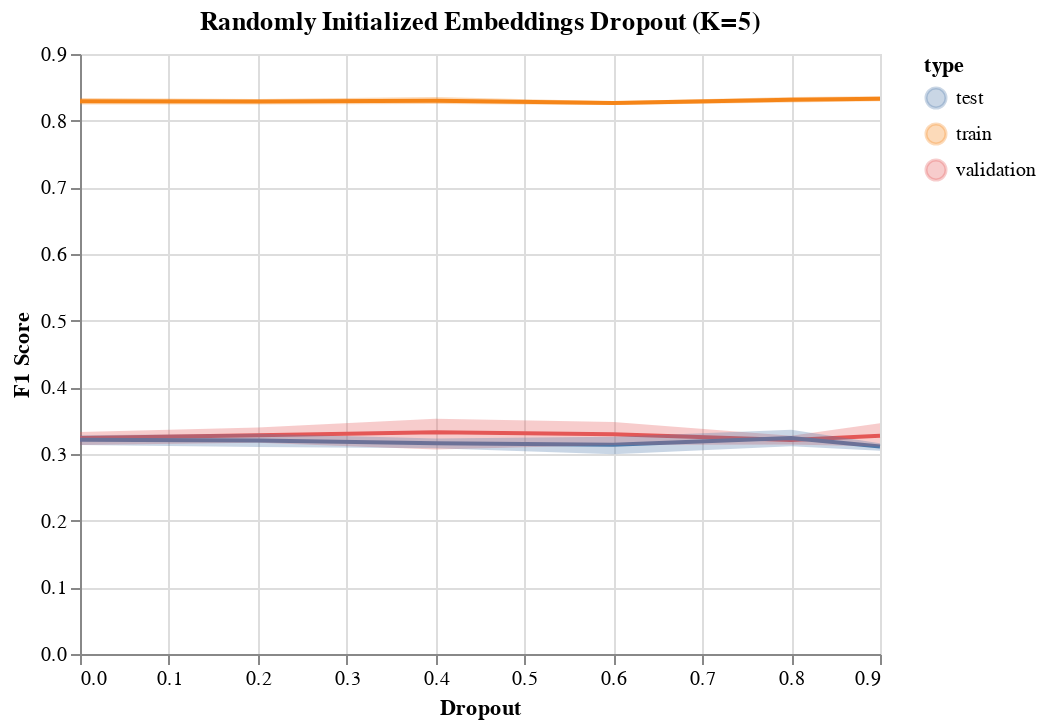

Notebook cell for this chart:
### Code cell
line = alt.Chart(validation_results[(validation_results.model == 'Randomly Initialized Embeddings') & (validation_results.hidden_neurons == 300) & (validation_results.epochs == 1000)]).mark_line().encode(
    x=alt.X('dropout'),
    y=alt.Y('mean(f1)'),
    color=alt.Color('type')
)

band = alt.Chart(validation_results[(validation_results.model == 'Randomly Initialized Embeddings') & (validation_results.hidden_neurons == 300) & (validation_results.epochs == 1000)]).mark_errorband(extent='ci').encode(
    x=alt.X('dropout', title='Dropout'),
    y=alt.Y('f1', title='F1 Score'),
    color=alt.Color('type')
)

(line + band).properties(title='Randomly Initialized Embeddings Dropout (K=5)')

### Figure 1 — Vega-Lite specification as saved in the notebook (floating-point values rounded to 4 significant figures)
{"config": {"view": {"continuousWidth": 400, "continuousHeight": 300}}, "layer": [{"data": {"name": "data-bd8c1a55dce736d8f3dcea894a3f567d"}, "mark": "line", "encoding": {"color": {"field": "type", "type": "nominal"}, "x": {"field": "dropout", "type": "quantitative"}, "y": {"aggregate": "mean", "field": "f1", "type": "quantitative"}}}, {"data": {"name": "data-bd8c1a55dce736d8f3dcea894a3f567d"}, "mark": {"type": "errorband", "extent": "ci"}, "encoding": {"color": {"field": "type", "type": "nominal"}, "x": {"field": "dropout", "title": "Dropout", "type": "quantitative"}, "y": {"field": "f1", "title": "F1 Score", "type": "quantitative"}}}], "title": "Randomly Initialized Embeddings Dropout (K=5)", "$schema": "https://vega.github.io/schema/vega-lite/v4.17.0.json", "datasets": {"data-bd8c1a55dce736d8f3dcea894a3f567d": [{"model": "Randomly Initialized Embeddings", "variable": "neurons", "epochs": 1000, "batch_norm": false, "dropout": 0.0, "hidden_neurons": 300, "hidden_layers": 1, "f1": 0.8355, "type": "train"}, {"model": "Randomly Initialized Embeddings", "variable": "neurons", "epochs": 1000, "batch_norm": false, "dropout": 0.0, "hidden_neurons": 300, "hidden_layers": 1, "f1": 0.3344, "type": "validation"}, {"model": "Randomly Initialized Embeddings", "variable": "neurons", "epochs": 1000, "batch_norm": false, "dropout": 0.0, "hidden_neurons": 300, "hidden_layers": 1, "f1": 0.3233, "type": "test"}, {"model": "Randomly Initialized Embeddings", "variable": "neurons", "epochs": 1000, "batch_norm": false, "dropout": 0.0, "hidden_neurons": 300, "hidden_layers": 1, "f1": 0.8152, "type": "train"}, {"model": "Randomly Initialized Embeddings", "variable": "neurons", "epochs": 1000, "batch_norm": false, "dropout": 0.0, "hidden_neurons": 300, "hidden_layers": 1, "f1": 0.2962, "type": "validation"}, {"model": "Randomly Initialized Embeddings", "variable": "neurons", "epochs": 1000, "batch_norm": false, "dropout": 0.0, "hidden_neurons": 300, "hidden_layers": 1, "f1": 0.3299, "type": "test"}, {"model": "Randomly Initialized Embeddings", "variable": "neurons", "epochs": 1000, "batch_norm": false, "dropout": 0.0, "hidden_neurons": 300, "hidden_layers": 1, "f1": 0.8363, "type": "train"}, {"model": "Randomly Initialized Embeddings", "variable": "neurons", "epochs": 1000, "batch_norm": false, "dropout": 0.0, "hidden_neurons": 300, "hidden_layers": 1, "f1": 0.3213, "type": "validation"}, {"model": "Randomly Initialized Embeddings", "variable": "neurons", "epochs": 1000, "batch_norm": false, "dropout": 0.0, "hidden_neurons": 300, "hidden_layers": 1, "f1": 0.3362, "type": "test"}, {"model": "Randomly Initialized Embeddings", "variable": "neurons", "epochs": 1000, "batch_norm": false, "dropout": 0.0, "hidden_neurons": 300, "hidden_layers": 1, "f1": 0.8182, "type": "train"}, {"model": "Randomly Initialized Embeddings", "variable": "neurons", "epochs": 1000, "batch_norm": false, "dropout": 0.0, "hidden_neurons": 300, "hidden_layers": 1, "f1": 0.3107, "type": "validation"}, {"model": "Randomly Initialized Embeddings", "variable": "neurons", "epochs": 1000, "batch_norm": false, "dropout": 0.0, "hidden_neurons": 300, "hidden_layers": 1, "f1": 0.3315, "type": "test"}, {"model": "Randomly Initialized Embeddings", "variable": "neurons", "epochs": 1000, "batch_norm": false, "dropout": 0.0, "hidden_neurons": 300, "hidden_layers": 1, "f1": 0.8394, "type": "train"}, {"model": "Randomly Initialized Embeddings", "variable": "neurons", "epochs": 1000, "batch_norm": false, "dropout": 0.0, "hidden_neurons": 300, "hidden_layers": 1, "f1": 0.3427, "type": "validation"}, {"model": "Randomly Initialized Embeddings", "variable": "neurons", "epochs": 1000, "batch_norm": false, "dropout": 0.0, "hidden_neurons": 300, "hidden_layers": 1, "f1": 0.3123, "type": "test"}, {"model": "Randomly Initialized Embeddings", "variable": "neurons", "epochs": 1000, "batch_norm": false, "dropout": 0.0, "hidden_neurons": 300, "hidden_layers": 1, "f1": 0.8345, "type": "train"}, {"model": "Randomly Initialized Embeddings", "variable": "neurons", "epochs": 1000, "batch_norm": false, "dropout": 0.0, "hidden_neurons": 300, "hidden_layers": 1, "f1": 0.3001, "type": "validation"}, {"model": "Randomly Initialized Embeddings", "variable": "neurons", "epochs": 1000, "batch_norm": false, "dropout": 0.0, "hidden_neurons": 300, "hidden_layers": 1, "f1": 0.327, "type": "test"}, {"model": "Randomly Initialized Embeddings", "variable": "neurons", "epochs": 1000, "batch_norm": false, "dropout": 0.0, "hidden_neurons": 300, "hidden_layers": 1, "f1": 0.8253, "type": "train"}, {"model": "Randomly Initialized Embeddings", "variable": "neurons", "epochs": 1000, "batch_norm": false, "dropout": 0.0, "hidden_neurons": 300, "hidden_layers": 1, "f1": 0.3409, "type": "validation"}, {"model": "Randomly Initialized Embeddings", "variable": "neurons", "epochs": 1000, "batch_norm": false, "dropout": 0.0, "hidden_neurons": 300, "hidden_layers": 1, "f1": 0.2993, "type": "test"}, {"model": "Randomly Initialized Embeddings", "variable": "neurons", "epochs": 1000, "batch_norm": false, "dropout": 0.0, "hidden_neurons": 300, "hidden_layers": 1, "f1": 0.8301, "type": "train"}, {"model": "Randomly Initialized Embeddings", "variable": "neurons", "epochs": 1000, "batch_norm": false, "dropout": 0.0, "hidden_neurons": 300, "hidden_layers": 1, "f1": 0.3219, "type": "validation"}, {"model": "Randomly Initialized Embeddings", "variable": "neurons", "epochs": 1000, "batch_norm": false, "dropout": 0.0, "hidden_neurons": 300, "hidden_layers": 1, "f1": 0.3192, "type": "test"}, {"model": "Randomly Initialized Embeddings", "variable": "neurons", "epochs": 1000, "batch_norm": false, "dropout": 0.0, "hidden_neurons": 300, "hidden_layers": 1, "f1": 0.8223, "type": "train"}, {"model": "Randomly Initialized Embeddings", "variable": "neurons", "epochs": 1000, "batch_norm": false, "dropout": 0.0, "hidden_neurons": 300, "hidden_layers": 1, "f1": 0.3402, "type": "validation"}, {"model": "Randomly Initialized Embeddings", "variable": "neurons", "epochs": 1000, "batch_norm": false, "dropout": 0.0, "hidden_neurons": 300, "hidden_layers": 1, "f1": 0.3302, "type": "test"}, {"model": "Randomly Initialized Embeddings", "variable": "neurons", "epochs": 1000, "batch_norm": false, "dropout": 0.0, "hidden_neurons": 300, "hidden_layers": 1, "f1": 0.8357, "type": "train"}, {"model": "Randomly Initialized Embeddings", "variable": "neurons", "epochs": 1000, "batch_norm": false, "dropout": 0.0, "hidden_neurons": 300, "hidden_layers": 1, "f1": 0.3317, "type": "validation"}, {"model": "Randomly Initialized Embeddings", "variable": "neurons", "epochs": 1000, "batch_norm": false, "dropout": 0.0, "hidden_neurons": 300, "hidden_layers": 1, "f1": 0.3053, "type": "test"}, {"model": "Randomly Initialized Embeddings", "variable": "neurons", "epochs": 1000, "batch_norm": false, "dropout": 0.2, "hidden_neurons": 300, "hidden_layers": 1, "f1": 0.8279, "type": "train"}, {"model": "Randomly Initialized Embeddings", "variable": "neurons", "epochs": 1000, "batch_norm": false, "dropout": 0.2, "hidden_neurons": 300, "hidden_layers": 1, "f1": 0.3217, "type": "validation"}, {"model": "Randomly Initialized Embeddings", "variable": "neurons", "epochs": 1000, "batch_norm": false, "dropout": 0.2, "hidden_neurons": 300, "hidden_layers": 1, "f1": 0.3171, "type": "test"}, {"model": "Randomly Initialized Embeddings", "variable": "neurons", "epochs": 1000, "batch_norm": false, "dropout": 0.2, "hidden_neurons": 300, "hidden_layers": 1, "f1": 0.8205, "type": "train"}, {"model": "Randomly Initialized Embeddings", "variable": "neurons", "epochs": 1000, "batch_norm": false, "dropout": 0.2, "hidden_neurons": 300, "hidden_layers": 1, "f1": 0.3187, "type": "validation"}, {"model": "Randomly Initialized Embeddings", "variable": "neurons", "epochs": 1000, "batch_norm": false, "dropout": 0.2, "hidden_neurons": 300, "hidden_layers": 1, "f1": 0.3361, "type": "test"}, {"model": "Randomly Initialized Embeddings", "variable": "neurons", "epochs": 1000, "batch_norm": false, "dropout": 0.2, "hidden_neurons": 300, "hidden_layers": 1, "f1": 0.8272, "type": "train"}, {"model": "Randomly Initialized Embeddings", "variable": "neurons", "epochs": 1000, "batch_norm": false, "dropout": 0.2, "hidden_neurons": 300, "hidden_layers": 1, "f1": 0.3445, "type": "validation"}, {"model": "Randomly Initialized Embeddings", "variable": "neurons", "epochs": 1000, "batch_norm": false, "dropout": 0.2, "hidden_neurons": 300, "hidden_layers": 1, "f1": 0.3209, "type": "test"}, {"model": "Randomly Initialized Embeddings", "variable": "neurons", "epochs": 1000, "batch_norm": false, "dropout": 0.2, "hidden_neurons": 300, "hidden_layers": 1, "f1": 0.8342, "type": "train"}, {"model": "Randomly Initialized Embeddings", "variable": "neurons", "epochs": 1000, "batch_norm": false, "dropout": 0.2, "hidden_neurons": 300, "hidden_layers": 1, "f1": 0.3437, "type": "validation"}, {"model": "Randomly Initialized Embeddings", "variable": "neurons", "epochs": 1000, "batch_norm": false, "dropout": 0.2, "hidden_neurons": 300, "hidden_layers": 1, "f1": 0.3256, "type": "test"}, {"model": "Randomly Initialized Embeddings", "variable": "neurons", "epochs": 1000, "batch_norm": false, "dropout": 0.2, "hidden_neurons": 300, "hidden_layers": 1, "f1": 0.8331, "type": "train"}, {"model": "Randomly Initialized Embeddings", "variable": "neurons", "epochs": 1000, "batch_norm": false, "dropout": 0.2, "hidden_neurons": 300, "hidden_layers": 1, "f1": 0.3129, "type": "validation"}, {"model": "Randomly Initialized Embeddings", "variable": "neurons", "epochs": 1000, "batch_norm": false, "dropout": 0.2, "hidden_neurons": 300, "hidden_layers": 1, "f1": 0.3023, "type": "test"}, {"model": "Randomly Initialized Embeddings", "variable": "neurons", "epochs": 1000, "batch_norm": false, "dropout": 0.4, "hidden_neurons": 300, "hidden_layers": 1, "f1": 0.8396, "type": "train"}, {"model": "Randomly Initialized Embeddings", "variable": "neurons", "epochs": 1000, "batch_norm": false, "dropout": 0.4, "hidden_neurons": 300, "hidden_layers": 1, "f1": 0.329, "type": "validation"}, {"model": "Randomly Initialized Embeddings", "variable": "neurons", "epochs": 1000, "batch_norm": false, "dropout": 0.4, "hidden_neurons": 300, "hidden_layers": 1, "f1": 0.302, "type": "test"}, {"model": "Randomly Initialized Embeddings", "variable": "neurons", "epochs": 1000, "batch_norm": false, "dropout": 0.4, "hidden_neurons": 300, "hidden_layers": 1, "f1": 0.8237, "type": "train"}, {"model": "Randomly Initialized Embeddings", "variable": "neurons", "epochs": 1000, "batch_norm": false, "dropout": 0.4, "hidden_neurons": 300, "hidden_layers": 1, "f1": 0.3303, "type": "validation"}, {"model": "Randomly Initialized Embeddings", "variable": "neurons", "epochs": 1000, "batch_norm": false, "dropout": 0.4, "hidden_neurons": 300, "hidden_layers": 1, "f1": 0.3268, "type": "test"}, {"model": "Randomly Initialized Embeddings", "variable": "neurons", "epochs": 1000, "batch_norm": false, "dropout": 0.4, "hidden_neurons": 300, "hidden_layers": 1, "f1": 0.8255, "type": "train"}, {"model": "Randomly Initialized Embeddings", "variable": "neurons", "epochs": 1000, "batch_norm": false, "dropout": 0.4, "hidden_neurons": 300, "hidden_layers": 1, "f1": 0.2861, "type": "validation"}, {"model": "Randomly Initialized Embeddings", "variable": "neurons", "epochs": 1000, "batch_norm": false, "dropout": 0.4, "hidden_neurons": 300, "hidden_layers": 1, "f1": 0.3238, "type": "test"}, {"model": "Randomly Initialized Embeddings", "variable": "neurons", "epochs": 1000, "batch_norm": false, "dropout": 0.4, "hidden_neurons": 300, "hidden_layers": 1, "f1": 0.8266, "type": "train"}, {"model": "Randomly Initialized Embeddings", "variable": "neurons", "epochs": 1000, "batch_norm": false, "dropout": 0.4, "hidden_neurons": 300, "hidden_layers": 1, "f1": 0.3707, "type": "validation"}, {"model": "Randomly Initialized Embeddings", "variable": "neurons", "epochs": 1000, "batch_norm": false, "dropout": 0.4, "hidden_neurons": 300, "hidden_layers": 1, "f1": 0.3134, "type": "test"}, {"model": "Randomly Initialized Embeddings", "variable": "neurons", "epochs": 1000, "batch_norm": false, "dropout": 0.4, "hidden_neurons": 300, "hidden_layers": 1, "f1": 0.8332, "type": "train"}, {"model": "Randomly Initialized Embeddings", "variable": "neurons", "epochs": 1000, "batch_norm": false, "dropout": 0.4, "hidden_neurons": 300, "hidden_layers": 1, "f1": 0.3461, "type": "validation"}, {"model": "Randomly Initialized Embeddings", "variable": "neurons", "epochs": 1000, "batch_norm": false, "dropout": 0.4, "hidden_neurons": 300, "hidden_layers": 1, "f1": 0.3148, "type": "test"}, {"model": "Randomly Initialized Embeddings", "variable": "neurons", "epochs": 1000, "batch_norm": false, "dropout": 0.6, "hidden_neurons": 300, "hidden_layers": 1, "f1": 0.8231, "type": "train"}, {"model": "Randomly Initialized Embeddings", "variable": "neurons", "epochs": 1000, "batch_norm": false, "dropout": 0.6, "hidden_neurons": 300, "hidden_layers": 1, "f1": 0.3265, "type": "validation"}, {"model": "Randomly Initialized Embeddings", "variable": "neurons", "epochs": 1000, "batch_norm": false, "dropout": 0.6, "hidden_neurons": 300, "hidden_layers": 1, "f1": 0.321, "type": "test"}, {"model": "Randomly Initialized Embeddings", "variable": "neurons", "epochs": 1000, "batch_norm": false, "dropout": 0.6, "hidden_neurons": 300, "hidden_layers": 1, "f1": 0.8261, "type": "train"}, {"model": "Randomly Initialized Embeddings", "variable": "neurons", "epochs": 1000, "batch_norm": false, "dropout": 0.6, "hidden_neurons": 300, "hidden_layers": 1, "f1": 0.3384, "type": "validation"}, {"model": "Randomly Initialized Embeddings", "variable": "neurons", "epochs": 1000, "batch_norm": false, "dropout": 0.6, "hidden_neurons": 300, "hidden_layers": 1, "f1": 0.3118, "type": "test"}, {"model": "Randomly Initialized Embeddings", "variable": "neurons", "epochs": 1000, "batch_norm": false, "dropout": 0.6, "hidden_neurons": 300, "hidden_layers": 1, "f1": 0.8296, "type": "train"}, {"model": "Randomly Initialized Embeddings", "variable": "neurons", "epochs": 1000, "batch_norm": false, "dropout": 0.6, "hidden_neurons": 300, "hidden_layers": 1, "f1": 0.3042, "type": "validation"}, {"model": "Randomly Initialized Embeddings", "variable": "neurons", "epochs": 1000, "batch_norm": false, "dropout": 0.6, "hidden_neurons": 300, "hidden_layers": 1, "f1": 0.3138, "type": "test"}, {"model": "Randomly Initialized Embeddings", "variable": "neurons", "epochs": 1000, "batch_norm": false, "dropout": 0.6, "hidden_neurons": 300, "hidden_layers": 1, "f1": 0.8229, "type": "train"}, {"model": "Randomly Initialized Embeddings", "variable": "neurons", "epochs": 1000, "batch_norm": false, "dropout": 0.6, "hidden_neurons": 300, "hidden_layers": 1, "f1": 0.3624, "type": "validation"}, {"model": "Randomly Initialized Embeddings", "variable": "neurons", "epochs": 1000, "batch_norm": false, "dropout": 0.6, "hidden_neurons": 300, "hidden_layers": 1, "f1": 0.3342, "type": "test"}, {"model": "Randomly Initialized Embeddings", "variable": "neurons", "epochs": 1000, "batch_norm": false, "dropout": 0.6, "hidden_neurons": 300, "hidden_layers": 1, "f1": 0.8303, "type": "train"}, {"model": "Randomly Initialized Embeddings", "variable": "neurons", "epochs": 1000, "batch_norm": false, "dropout": 0.6, "hidden_neurons": 300, "hidden_layers": 1, "f1": 0.3164, "type": "validation"}, {"model": "Randomly Initialized Embeddings", "variable": "neurons", "epochs": 1000, "batch_norm": false, "dropout": 0.6, "hidden_neurons": 300, "hidden_layers": 1, "f1": 0.2883, "type": "test"}, {"model": "Randomly Initialized Embeddings", "variable": "neurons", "epochs": 1000, "batch_norm": false, "dropout": 0.8, "hidden_neurons": 300, "hidden_layers": 1, "f1": 0.8292, "type": "train"}, {"model": "Randomly Initialized Embeddings", "variable": "neurons", "epochs": 1000, "batch_norm": false, "dropout": 0.8, "hidden_neurons": 300, "hidden_layers": 1, "f1": 0.3233, "type": "validation"}, {"model": "Randomly Initialized Embeddings", "variable": "neurons", "epochs": 1000, "batch_norm": false, "dropout": 0.8, "hidden_neurons": 300, "hidden_layers": 1, "f1": 0.346, "type": "test"}, {"model": "Randomly Initialized Embeddings", "variable": "neurons", "epochs": 1000, "batch_norm": false, "dropout": 0.8, "hidden_neurons": 300, "hidden_layers": 1, "f1": 0.8314, "type": "train"}, {"model": "Randomly Initialized Embeddings", "variable": "neurons", "epochs": 1000, "batch_norm": false, "dropout": 0.8, "hidden_neurons": 300, "hidden_layers": 1, "f1": 0.3142, "type": "validation"}, {"model": "Randomly Initialized Embeddings", "variable": "neurons", "epochs": 1000, "batch_norm": false, "dropout": 0.8, "hidden_neurons": 300, "hidden_layers": 1, "f1": 0.3352, "type": "test"}, {"model": "Randomly Initialized Embeddings", "variable": "neurons", "epochs": 1000, "batch_norm": false, "dropout": 0.8, "hidden_neurons": 300, "hidden_layers": 1, "f1": 0.8373, "type": "train"}, {"model": "Randomly Initialized Embeddings", "variable": "neurons", "epochs": 1000, "batch_norm": false, "dropout": 0.8, "hidden_neurons": 300, "hidden_layers": 1, "f1": 0.3287, "type": "validation"}, {"model": "Randomly Initialized Embeddings", "variable": "neurons", "epochs": 1000, "batch_norm": false, "dropout": 0.8, "hidden_neurons": 300, "hidden_layers": 1, "f1": 0.3087, "type": "test"}, {"model": "Randomly Initialized Embeddings", "variable": "neurons", "epochs": 1000, "batch_norm": false, "dropout": 0.8, "hidden_neurons": 300, "hidden_layers": 1, "f1": 0.823, "type": "train"}, {"model": "Randomly Initialized Embeddings", "variable": "neurons", "epochs": 1000, "batch_norm": false, "dropout": 0.8, "hidden_neurons": 300, "hidden_layers": 1, "f1": 0.3099, "type": "validation"}, {"model": "Randomly Initialized Embeddings", "variable": "neurons", "epochs": 1000, "batch_norm": false, "dropout": 0.8, "hidden_neurons": 300, "hidden_layers": 1, "f1": 0.3095, "type": "test"}, {"model": "Randomly Initialized Embeddings", "variable": "neurons", "epochs": 1000, "batch_norm": false, "dropout": 0.8, "hidden_neurons": 300, "hidden_layers": 1, "f1": 0.8355, "type": "train"}, {"model": "Randomly Initialized Embeddings", "variable": "neurons", "epochs": 1000, "batch_norm": false, "dropout": 0.8, "hidden_neurons": 300, "hidden_layers": 1, "f1": 0.3283, "type": "validation"}, {"model": "Randomly Initialized Embeddings", "variable": "neurons", "epochs": 1000, "batch_norm": false, "dropout": 0.8, "hidden_neurons": 300, "hidden_layers": 1, "f1": 0.3202, "type": "test"}, {"model": "Randomly Initialized Embeddings", "variable": "neurons", "epochs": 1000, "batch_norm": false, "dropout": 0.9, "hidden_neurons": 300, "hidden_layers": 1, "f1": 0.8356, "type": "train"}, {"model": "Randomly Initialized Embeddings", "variable": "neurons", "epochs": 1000, "batch_norm": false, "dropout": 0.9, "hidden_neurons": 300, "hidden_layers": 1, "f1": 0.3387, "type": "validation"}, {"model": "Randomly Initialized Embeddings", "variable": "neurons", "epochs": 1000, "batch_norm": false, "dropout": 0.9, "hidden_neurons": 300, "hidden_layers": 1, "f1": 0.3192, "type": "test"}, {"model": "Randomly Initialized Embeddings", "variable": "neurons", "epochs": 1000, "batch_norm": false, "dropout": 0.9, "hidden_neurons": 300, "hidden_layers": 1, "f1": 0.8259, "type": "train"}, {"model": "Randomly Initialized Embeddings", "variable": "neurons", "epochs": 1000, "batch_norm": false, "dropout": 0.9, "hidden_neurons": 300, "hidden_layers": 1, "f1": 0.3103, "type": "validation"}, {"model": "Randomly Initialized Embeddings", "variable": "neurons", "epochs": 1000, "batch_norm": false, "dropout": 0.9, "hidden_neurons": 300, "hidden_layers": 1, "f1": 0.3156, "type": "test"}, {"model": "Randomly Initialized Embeddings", "variable": "neurons", "epochs": 1000, "batch_norm": false, "dropout": 0.9, "hidden_neurons": 300, "hidden_layers": 1, "f1": 0.8333, "type": "train"}, {"model": "Randomly Initialized Embeddings", "variable": "neurons", "epochs": 1000, "batch_norm": false, "dropout": 0.9, "hidden_neurons": 300, "hidden_layers": 1, "f1": 0.3257, "type": "validation"}, {"model": "Randomly Initialized Embeddings", "variable": "neurons", "epochs": 1000, "batch_norm": false, "dropout": 0.9, "hidden_neurons": 300, "hidden_layers": 1, "f1": 0.3114, "type": "test"}, {"model": "Randomly Initialized Embeddings", "variable": "neurons", "epochs": 1000, "batch_norm": false, "dropout": 0.9, "hidden_neurons": 300, "hidden_layers": 1, "f1": 0.8316, "type": "train"}, {"model": "Randomly Initialized Embeddings", "variable": "neurons", "epochs": 1000, "batch_norm": false, "dropout": 0.9, "hidden_neurons": 300, "hidden_layers": 1, "f1": 0.3597, "type": "validation"}, {"model": "Randomly Initialized Embeddings", "variable": "neurons", "epochs": 1000, "batch_norm": false, "dropout": 0.9, "hidden_neurons": 300, "hidden_layers": 1, "f1": 0.3117, "type": "test"}, {"model": "Randomly Initialized Embeddings", "variable": "neurons", "epochs": 1000, "batch_norm": false, "dropout": 0.9, "hidden_neurons": 300, "hidden_layers": 1, "f1": 0.8389, "type": "train"}, {"model": "Randomly Initialized Embeddings", "variable": "neurons", "epochs": 1000, "batch_norm": false, "dropout": 0.9, "hidden_neurons": 300, "hidden_layers": 1, "f1": 0.3022, "type": "validation"}, {"model": "Randomly Initialized Embeddings", "variable": "neurons", "epochs": 1000, "batch_norm": false, "dropout": 0.9, "hidden_neurons": 300, "hidden_layers": 1, "f1": 0.2989, "type": "test"}]}}
